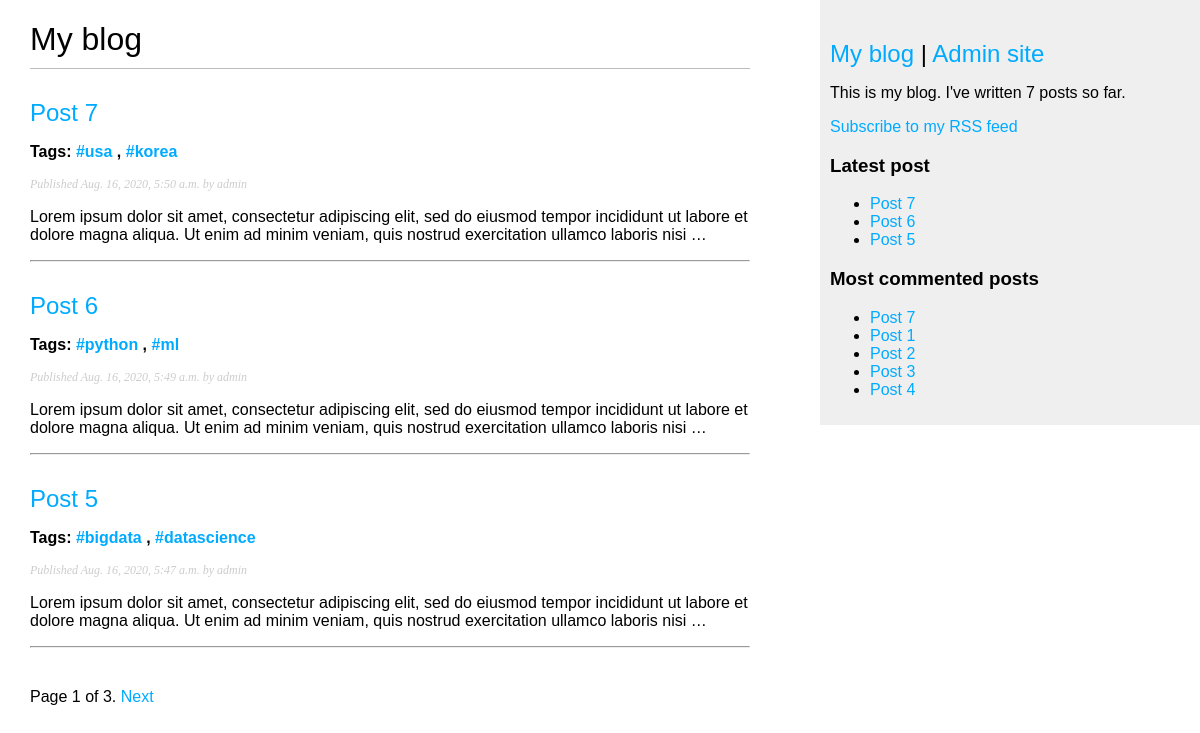
Before: / with the older database file.
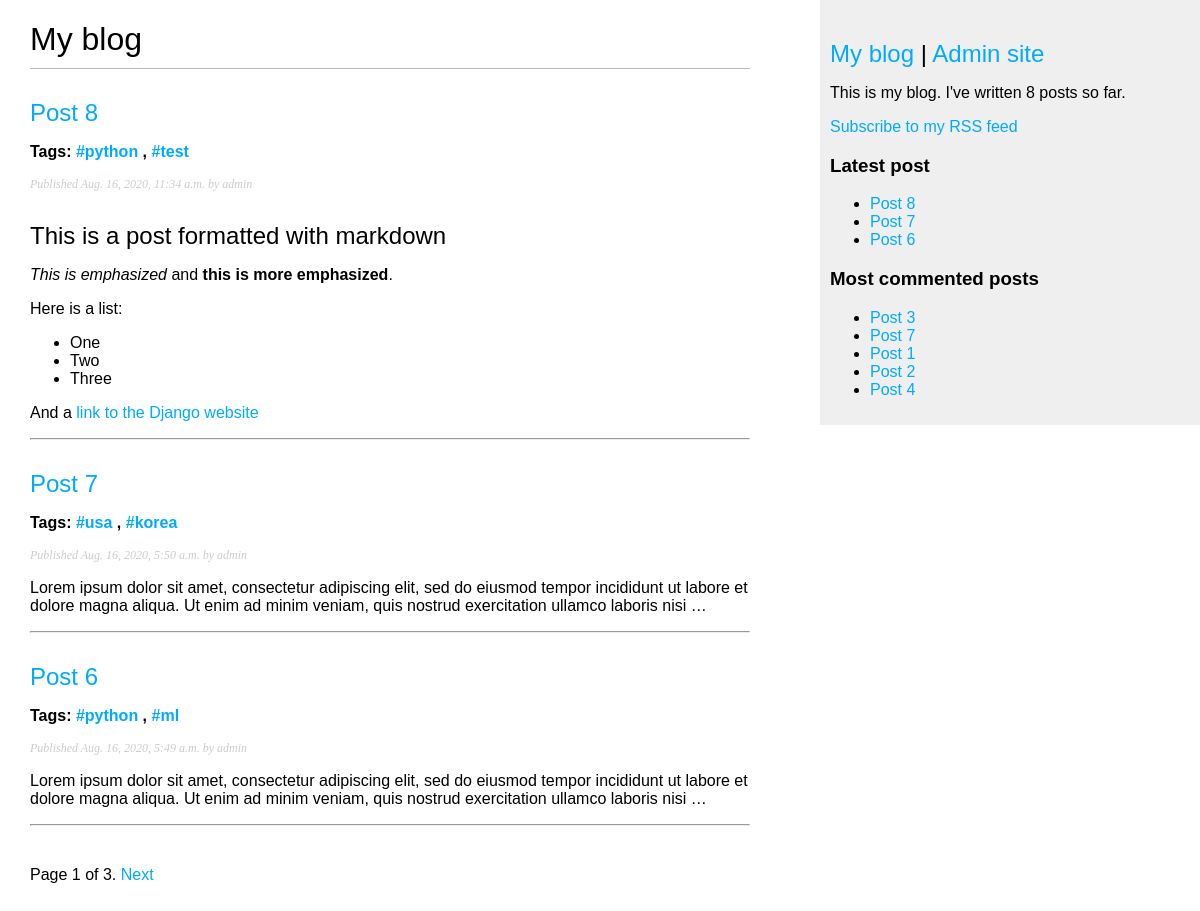
After: the same page with the newer database file.
### blog/models.py (models this page shows, shortened)
class Post(models.Model):
    STATUS_CHOICES = (
        ('draft', 'Draft'),
        ('published', 'Published'),
    )
    title = models.CharField(max_length=250)
    slug = models.SlugField(max_length=250, unique_for_date='publish')
    author = models.ForeignKey(User, on_delete=models.CASCADE, related_name='blog_posts')
    body = models.TextField()
    publish = models.DateTimeField(default=timezone.now)
    created = models.DateTimeField(auto_now_add=True)
    updated = models.DateTimeField(auto_now=True)
    status = models.CharField(max_length=10, choices=STATUS_CHOICES, default='draft')
    tags = TaggableManager()
    class Meta:
        ordering = ('-publish',)
    objects = models.Manager()  # The default manager.
    published = PublishedManager()  # Our custom manager.
    def get_absolute_url(self):
        return reverse('blog:post_detail',
                       args=[self.publish.year,
                             self.publish.month,
                             self.publish.day, self.slug])

### blog/views.py (the view)
# urls.py: path('', views.post_list, name='post_list'),
def post_list(request, tag_slug=None):
    object_list = Post.published.all()
    tag = None
    if tag_slug:
        tag = get_object_or_404(Tag, slug=tag_slug)
        object_list = object_list.filter(tags__in=[tag])
    paginator = Paginator(object_list, 3)  # 3 posts in each page
    page = request.GET.get('page')
    try:
        posts = paginator.page(page)
    except PageNotAnInteger:
        posts = paginator.page(1)
    except EmptyPage:
        posts = paginator.page(paginator.num_pages)
    return render(request, 'blog/post/list.html', {'page': page,
                                                   'posts': posts,
                                                   'tag': tag})

### blog/models.py (called while the page is built)
    def get_queryset(self):
        return super(PublishedManager, self).get_queryset().filter(status='published')

### blog/templatetags/blog_tags.py (called while the page is built)
@register.simple_tag
def total_posts():
    return Post.published.count()

@register.inclusion_tag('blog/post/latest_posts.html')
def show_latest_posts(count=5):
    latest_posts = Post.published.order_by('-publish')[:count]
    return {'latest_posts': latest_posts}

@register.simple_tag
def get_most_commented_posts(count=5):
    return Post.published.annotate(total_comments=Count('comments')).order_by('-total_comments')[:count]

@register.filter(name='markdown')
def markdown_format(text):
    return mark_safe(markdown.markdown(text))

### templates/blog/post/list.html (shortened to what this page needs)
{% extends "blog/base.html" %}
{% load blog_tags %}
{% block content %}
    <h1>My blog</h1>
    {% for post in posts %}
        <h2>
            <a href="{{ post.get_absolute_url }}"> {{ post.title }} </a>
        </h2>
        <p class="tags">
                Tags:
                {% for tag in post.tags.all %}
                <a href="{% url "blog:post_list_by_tag" tag.slug %}">
                    {{ tag.name }}
                </a>
                {% if not forloop.last %}, {% endif %}
            {% endfor %}
        </p>
        <p class="date">
            Published {{ post.publish }} by {{ post.author }}
        </p>
        {{ post.body|markdown|truncatewords_html:30 }}
        <hr>
    {% endfor %}
    {% include "blog/pagination.html" with page=posts %}
{% endblock %}

### templates/blog/base.html (shortened to what this page needs)
{% load blog_tags %}
{% load static %}
<!DOCTYPE html>
<html lang="en">
<head>
    <link href="{% static 'css/blog.css' %}" rel="stylesheet">
</head>
<body>
    <div id="content">
        {% block content %}
        {% endblock %}
    </div>
    <div id="sidebar">
        <h2><a href = '/'>My blog</a> | <a href="http://127.0.0.1:8000/admin/">Admin site</a></h2>
        <p>This is my blog. I've written {% total_posts %} posts so far.</p>
        <p>
            <a href="{% url "blog:post_feed" %}">Subscribe to my RSS feed</a>
        </p>
        <h3>Latest post</h3>
        {% show_latest_posts 3 %}
        <h3>Most commented posts</h3>
        {% get_most_commented_posts as most_commented_posts %}
        <ul>
            {% for post in most_commented_posts %}
                <li>
                    <a href="{{ post.get_absolute_url }}">{{ post.title }}</a>
                </li>
            {% endfor %}
        </ul>
    </div>
</body>
</html>

### templates/blog/post/latest_posts.html
<ul>
    {% for post in latest_posts %}
        <li>
            <a href="{{ post.get_absolute_url }}">{{ post.title }}</a>
        </li>
    {% endfor %}
</ul>

Changed rows visible on the page:
no longer on this page (row unchanged): Post: title "Post 5", publish "Aug. 16, 2020, 5:47 a.m.", author "admin", body "Lorem ipsum dolor sit amet, consectetur adipiscing elit, sed do eiusmod tempor incididunt ut labore et dolore magna aliqua. Ut enim ad minim veniam, quis nostrud exercitation ullamco laboris nisi …"
no longer on this page (row unchanged): Tag: name "#bigdata", shown under "Post 5"
no longer on this page (row unchanged): Tag: name "#datascience", shown under "Post 5"
added Post: title "Post 8", publish "Aug. 16, 2020, 11:34 a.m.", author "admin", body "This is a post formatted with markdown This is emphasized and this is more emphasized . Here is a list: One Two Three And a link to the Django website", Tag (name "#python")
added Tag: name "#test", shown under "Post 8"
shown differently, row unchanged: Post "Post 3": moves up the list
Other visible differences:
text no longer shown: "7"
text now shown: "8"
